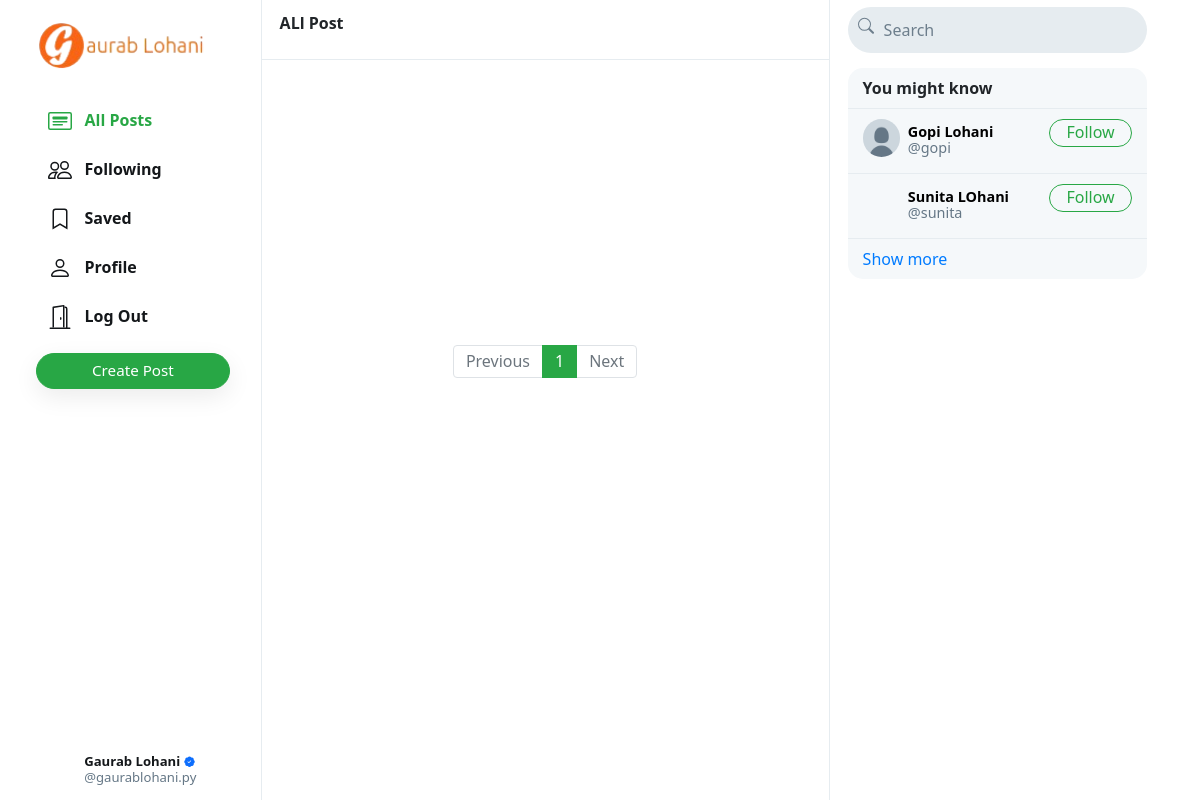
The page / (signed in) on the database its author committed.
### control/models.py (models this page shows, shortened)
class User(AbstractUser):
    profile_pic = models.ImageField(upload_to='profile_pic/', default='media/defualt.jpg')
    bio = models.TextField(max_length=160, blank=True, null=True)
    cover = models.ImageField(upload_to='covers/', blank=True)

### control/views.py (the view)
# urls.py: path("", views.index, name="index"),
@login_required(login_url='/auth/login')
def index(request):
    all_posts = Post.objects.all().order_by('-date_created')
    paginator = Paginator(all_posts, 10)
    page_number = request.GET.get('page')
    if page_number == None:
        page_number = 1
    posts = paginator.get_page(page_number)
    followings = []
    suggestions = []
    if request.user.is_authenticated:
        followings = Follower.objects.filter(followers=request.user).values_list('user', flat=True)
        suggestions = User.objects.exclude(pk__in=followings).exclude(username=request.user.username).order_by("?")[:6]
    return render(request, "index.html", {
        "posts": posts,
        "suggestions": suggestions,
        "page": "all_posts",
        'profile': False
    })

### control/templates/index.html (shortened to what this page needs)
{% extends "layout.html" %}
{% load static %}
{% block body %}
    <div class="main-div">
        <div class="left-div">
            <div class="left-div-content">
                <nav class="head heading">
                    {% if page == 'all_posts' %}
                    ALl Post
                    {% elif page == 'following' %}
                        Following
                    {% elif page == 'saved' %}
                        Saved
                    {% elif page == 'profile' %}
                        Profile
                    {% else %}
                        Explore
                    {% endif %}
                </nav>
                <div class="posts-view">
                    <div class="main-div-content">
                        <nav aria-label="Page navigation example" class="pagination-bar">
                            <ul class="pagination justify-content-center">
                                {% if posts.has_previous %}
                                    <li class="page-item">
                                        <a class="page-link" href="?page={{ posts.previous_page_number | default:1}}" tabindex="-1" aria-disabled="true">Previous</a>
                                    </li>
                                {% else %}
                                    <li class="page-item disabled">
                                        <a class="page-link" href="" tabindex="-1" aria-disabled="true">Previous</a>
                                    </li>
                                {% endif %}
                                {% for each in posts.paginator.page_range %}
                                    {% if each == posts.number %}
                                        <li class="page-item active"><a class="page-link" href="?page={{each}}">{{each}}</a></li>
                                    {% else %}
                                        <li class="page-item"><a class="page-link" href="?page={{each}}">{{each}}</a></li>
                                    {% endif %}
                                {% endfor %}
                                {% if posts.has_next %}
                                    <li class="page-item">
                                        <a class="page-link" href="?page={{ posts.next_page_number }}">Next</a>
                                    </li>
                                {% else %}
                                    <li class="page-item disabled">
                                        <a class="page-link" href="">Next</a>
                                    </li>
                                {% endif %}
                            </ul>
                          </nav>
                    </div>
                </div>
            </div>
        </div>
    </div>
{% endblock %}

### control/templates/layout.html (shortened to what this page needs)
{% load static %}
<!DOCTYPE html>
<html lang="en">
    <head>
        <link rel="stylesheet" href="https://stackpath.bootstrapcdn.com/bootstrap/4.4.1/css/bootstrap.min.css">
        <link href="{% static 'network/styles.css' %}" rel="stylesheet">
        <link rel="stylesheet" href="https://cdn.jsdelivr.net/npm/bootstrap-icons@1.11.3/font/bootstrap-icons.min.css">
    </head>
    <body>
        <div class="body" data-page="{{page}}">
            <div class="sidenav">
                <a href="{% url 'index' %}" class="navbar-brand">
                    <img src="{% static 'network/Images/download.png' %}" height="50px">
                </a>
                <div style="height: 100%;">
                    <div>
                        <div>
                            <ul>
                                <li class="nav-item" id="all_posts">
                                <a href="{% url 'index' %}" class="nav-link">
                                    <div>
                                        &nbsp;&nbsp;All Posts
                                    </div>
                                </a>
                                </li>
                                {% if user.is_authenticated %}
                                    <li class="nav-item" id="following">
                                        <a href="{% url 'following' %}" class="nav-link">
                                            <div>
                                                &nbsp;&nbsp;Following
                                            </div>
                                        </a>
                                    </li>
                                    <li class="nav-item" id="saved">
                                        <a href="{% url 'saved' %}" class="nav-link">
                                            <div>
                                                <svg width="1.5em" height="1.5em" viewBox="0 0 16 16" class="bi bi-bookmark" fill="currentColor" xmlns="http://www.w3.org/2000/svg">
                                                    <path fill-rule="evenodd" d="M8 12l5 3V3a2 2 0 0 0-2-2H5a2 2 0 0 0-2 2v12l5-3zm-4 1.234l4-2.4 4 2.4V3a1 1 0 0 0-1-1H5a1 1 0 0 0-1 1v10.234z"/>
                                                  </svg>
                                                &nbsp;&nbsp;Saved
                                            </div>
                                        </a>
                                    </li>
                                    <li class="nav-item" id="profile">
                                        <a href="{% url 'profile' user.username %}" class="nav-link">
                                            <div>
                                                &nbsp;&nbsp;Profile
                                            </div>
                                        </a>
                                    </li>
                                    <li class="nav-item" id="logout">
                                        <a href="{% url 'logout' %}" class="nav-link">
                                            <div>
                                                &nbsp;&nbsp;Log Out
                                            </div>
                                        </a>
                                    </li>
                                {% endif %}
                            </ul>
                        </div>
                        {% if user.is_authenticated %}
                            <button id="popup-btn" class="btn btn-success new-post-btn" onclick="createpost()">Create Post</button>
                        {% endif %}
                    </div>
                    <div style="position: absolute; bottom: 10px;">
                        {% if user.is_authenticated %}
                            <li class="nav-item sidenav-user">
                                <a href="{% url 'profile' user.username %}" class="nav-link">
                                    <div class="user_account">
                                        <div class="small-profilepic" style="float: left; background-image: url(/media/{{user.profile_pic}})"></div>
                                        <div style="height: 2.7vw; margin: auto;">
                                            <div style="margin-top: 4px;"><strong style="display: flex;align-items: center;">{{user.first_name}} {{user.last_name}}{% if user.is_staff %}
                                                <i class="bi bi-patch-check-fill verified-badge" title="Verified Staff"></i>
                                            {% endif %}</strong></div>
                                            <div class="grey" style="margin-top: 4px;">@{{ user.username }}</div>
                                        </div>
                                    </div>
                                </a>
                            </li>
                        {% endif %}
                    </div>
                </div>
            </div>
            {% block body %}
            {% endblock %}
            <div class="right-div">
                <nav class="head">
                    <form action="#">
                        <div class="search-div">
                            <div>
                            </div>
                            <input type="text" name="query" id="search-box" placeholder="Search ">
                        </div>
                    </form>
                </nav>
                <div class='right-div-content'>
                    <div class="space" style="background-color: white;"></div>
                    {% if user.is_authenticated %}
                        <div class="suggestion-box">
                            <div class="suggestion-header">
                                You might know
                            </div>
                            {% for suggestion in suggestions %}
                                <div class="suggestion-user">
                                    <div>
                                        <a href="{% url 'profile' suggestion.username %}">
                                            <div class="small-profilepic" style="background-image: url(/media/{{suggestion.profile_pic}})"></div>
                                        </a>
                                    </div>
                                    <div class="user-details">
                                        <a href="{% url 'profile' suggestion.username %}">
                                            <div id="user-name">
                                                <strong style="display:flex;">
                                                    {{suggestion.first_name}} {{suggestion.last_name}}
                                                </strong>
                                            </div>
                                            <div class="grey">@{{suggestion.username}}</div>
                                        </a>
                                    </div>
                                    <div>
                                        <button class="btn btn-outline-success" type="button" onclick="follow_user(this,'{{suggestion.username}}','suggestion')">Follow</button>
                                    </div>
                                </div>
                            {% empty %}
                                    <div style="text-align: center; border-bottom: .5px solid #e6ecf0; padding: 10px 15px;">
                                        <span class="grey" style="font-size: .9em;">No suggestions available.</span>
                                    </div>
                            {% endfor %}
                            <div class="suggestion-footer">
                                <a href="#">Show more</a>
                            </div>
                        </div>
                    {% endif %}
                </div>
            </div>
        </div>
    </body>
</html>

### control/static/network/styles.css (style rules this page uses)
.verified-badge { color: #0d6efd; font-size: 0.8em; margin-left: 0.25rem; vertical-align: super; }
.body { display: flex; min-height: 100%; font-family: system-ui, sans-serif; }
.btn { border-radius: 20px; padding: 0.32rem 1rem 0.375rem 1rem; }
.btn, .btn:focus, .btn:active { box-shadow: none !important; -webkit-box-shadow: none !important; }
.grey { color: #657786; }
svg { vertical-align: text-top; }
.sidenav { height: 100%; width: 21.8%; position: fixed; top: 0; left: 0; padding: 15px; list-style: none; border-right: .5px solid #e6ecf0; z-index: 100; padding-left: 3%; background-color: white; }
.sidenav ul { list-style: none; padding-left: 0px; margin-top: 3vh; }
.sidenav li { margin-top: 7px; }
.sidenav .nav-link { color: #14171a; line-height: .7em; font-weight: 700; padding: 0px; }
.sidenav .nav-link > div { padding: 10px 20px 8px 12px; border-radius: 25px; line-height: 0.9em; width: max-content; }
.new-post-btn { padding-left: 55px !important; padding-right: 55px !important; font-size: .95em; font-weight: 530; box-shadow: rgba(0, 0, 0, 0.08) 0px 8px 24px !important; }
.user_account { display: flex; font-size: .82rem; font-weight: normal; padding-top: 3px !important; padding-bottom: 3px !important; padding-left: 3px !important; }
.user_account .small-profilepic { transform: scale(.82); margin-left: auto; margin-top: auto; }
.active a { color: #28a745 !important; }
.main-div { position: relative; width: 47.25%; min-height: 100vh; left: 21.8%; }
.left-div { position: relative; }
.head { height: 7.5vh; }
.heading { position: fixed; width: 47.255%; top: 0px; padding: 18px; border-bottom: .5px solid #e6ecf0; line-height: .7em; font-weight: 800; background-color: #fff; z-index: 1000; }
.left-div-content { margin-top: 7.5vh; }
.small-profilepic { width: 3.1vw; height: 3.1vw; border-radius: 9999px; overflow: hidden; margin-right: 8px; background-size: cover; background-repeat: no-repeat; background-position: center; box-sizing: content-box; }
.space { height: 8px; background-color: #e6ecf0; }
.pagination-bar { margin-top: 35px; margin-bottom: 35px; }
.pagination-bar .page-link { line-height: .9em; }
.page-item.active .page-link { color: white !important; background-color: #28a745; border-color: #28a745; }
.page-link { color: #28a745; }
.right-div { width: 28%; height: 100vh; position: fixed; right: 2.95%; border-left: .5px solid #e6ecf0; background-color: white; }
.right-div .head { padding: .9vh 1.5vw; }
.right-div .search-div { margin-left: auto; margin-right: auto; display: flex; border-radius: 25px; background-color: #e6ecf0; padding-left: 10px; padding-right: 10px; vertical-align: middle; }
#search-box { height: 5.7vh; border: none; background: none; outline: none; width: 100%; margin-left: 8px; }
#search-box::placeholder { color: #6d7e8c; }
.right-div-content { height: 92.5vh; overflow: auto; padding-left: 1.5vw; padding-right: 1.5vw; }
.suggestion-box, .guest-box { border-radius: 15px; overflow: hidden; background-color: #f5f8fa; }
.suggestion-header { padding: 13px 15px; line-height: .9em; font-weight: 800; border-bottom: .5px solid #e6ecf0; }
.suggestion-user { display: flex; padding: 10px 15px; font-size: .9em; border-bottom: .5px solid #e6ecf0; }
.suggestion-user a { color: black; text-decoration: none; }
.user-details { flex: 1; line-height: 1.1em; padding: 5px 0px 7px 0px; }
.suggestion-user .btn { padding: 0em 1em .09em 1em; }
.suggestion-footer { padding: 13px 15px; line-height: .9em; }
.suggestion-footer a { text-decoration: none; }

### rows shown on the page
User: first_name "Gaurab", last_name "Lohani", username "gaurablohani.py"
User: profile_pic (placeholder picture), first_name "Gopi", last_name "Lohani", username "gopi"
User: first_name "Sunita", last_name "LOhani", username "sunita"

### other values the page prints
{{ each }} "1"
